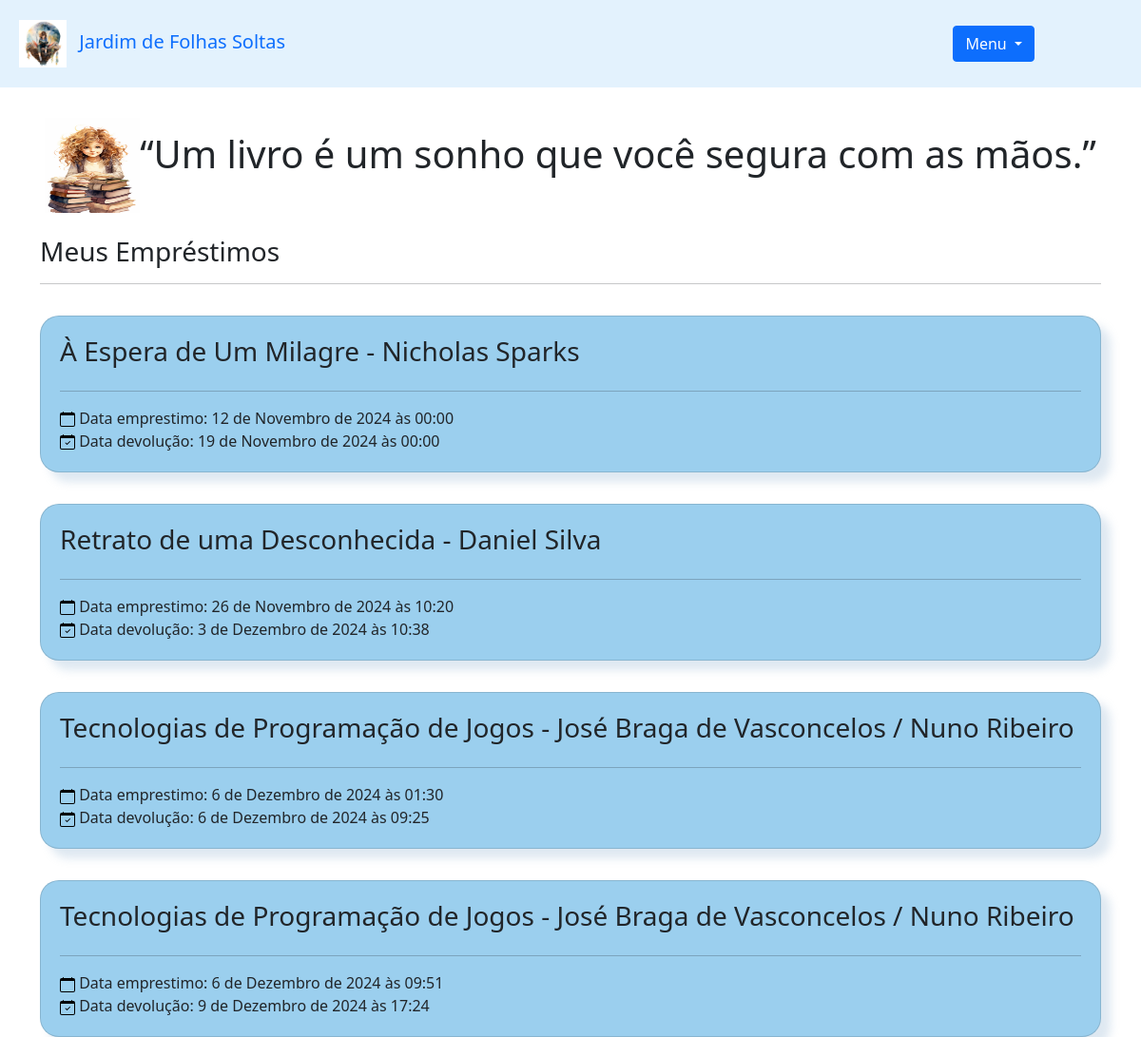
Before: /livro/meus_emprestimos/ (signed in) with the older database file.
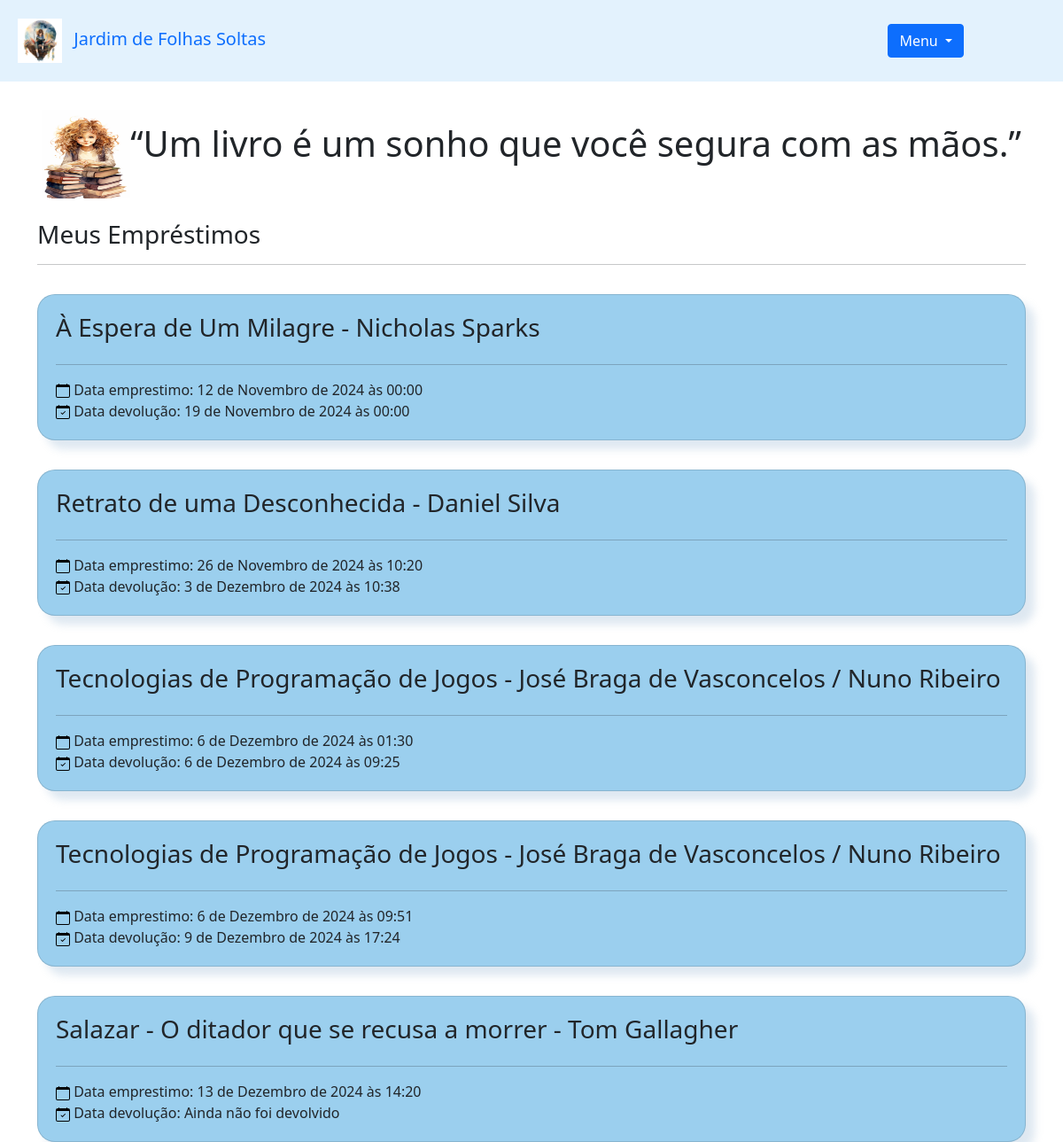
After: the same page with the newer database file.
### livro/models.py (models this page shows, shortened)
class Emprestimos(models.Model):
    choices = (
        ('P', 'Péssimo'),
        ('R', 'Ruim'),
        ('B', 'Bom'),
        ('O', 'Ótimo'),
        ('E', 'Excelente'),
    )
    nome_emprestado = models.ForeignKey(Utilizador, on_delete = models.DO_NOTHING, blank = True, null = True)
    nome_emprestado_anonimo = models.CharField(max_length = 50, blank = True, null = True)
    data_emprestimo = models.DateTimeField(default=datetime.datetime.now)
    data_devolucao = models.DateTimeField(blank = True, null = True)
    livro = models.ForeignKey(Livros, on_delete = models.DO_NOTHING, blank = True, null = True)
    avaliacao = models.CharField(max_length = 1, choices = choices, blank = True, null = True) #o campo pode estar em branco e ainda assim ser válido
    class Meta:
        verbose_name = 'Emprestimo' #nome do modelo no admin, para aparecer no admin como Emprestimo

class Livros(models.Model):
    img = models.ImageField(upload_to = 'capa_livro/', null = True, blank = True) # criar um campo para a imagem do livro
    nome = models.CharField(max_length = 100)
    autor = models.CharField(max_length = 100)
    co_autor = models.CharField(max_length = 30, blank = True) # o campo pode estar em branco e ainda assim ser válido
    data_registo = models.DateField(default = date.today)
    emprestado = models.BooleanField(default = False)
    isbn = models.CharField(max_length = 20)
    editora = models.CharField(max_length = 100)
    ano = models.IntegerField()
    categoria = models.ForeignKey(Categoria, on_delete = models.PROTECT) # criar uma chave estrangeira para a categoria, on_delete = models.PROTECT significa que se a categoria for deletada, o livro não será deletado
    utilizador = models.ForeignKey(Utilizador, on_delete = models.PROTECT) # criar uma chave estrangeira para o utilizador, on_delete = models.PROTECT significa que se o utilizador for deletado, o livro não será deletado
    estado_leitura = models.CharField(max_length = 20, choices =
                                      [('nao_lido', 'Não Lido'),
                                       ('a_ler', 'A Ler'),
                                       ('lido', 'Lido'),
                                       ('emprestado', 'Emprestado'),
                                       ('entregue', 'Entregue')])
    class Meta:
        verbose_name = 'Livro' #nome do modelo no admin
    def __str__(self):
            return f"{self.nome} - {self.autor}" #mostrar o nome do livro no admin

### livro/views.py (the view)
# urls.py: path('meus_emprestimos/', views.meus_emprestimos, name='meus_emprestimos'), #cria a rota meus_emprestimos e chama a função meus_emprestimos do arquivo views.py, é necessário passar o id do livro como 
def meus_emprestimos(request):
    utilizador = Utilizador.objects.get(id = request.session['utilizador'])
    emprestimos = Emprestimos.objects.filter(nome_emprestado = utilizador)
    form = RegistoLivro()
    form.fields['utilizador'].initial = request.session['utilizador'] #preencher o campo nome do formulário com o nome do utilizador
    form.fields['categoria'].queryset = Categoria.objects.filter(utilizador = utilizador) #preencher o campo categoria do formulário com a categoria com o id 1
    form_categoria = CategoriaLivro()
    return render(request, 'meus_emprestimos.html', {'utilizador_autenticado': request.session['utilizador'],
                                                      'emprestimos': emprestimos, 'form': form,
                                                      'form_categoria': form_categoria})

### jardim_de_folhas_soltas/context_processors.py (called while the page is built)
def global_vars(request):
    return {
        'some_global_var': 'value',
    }

### livro/models.py (called while the page is built)
    def __str__(self) -> str:
        return self.nome

### livro/templates/meus_emprestimos.html (shortened to what this page needs)
{% extends "base.html" %}
{% block 'conteudo' %}
    <div class="container">
        <br>
        <h3>Meus Empréstimos</h3>
        <hr>
        {% for emprestimo in emprestimos %}
            <div class="card">
                <div class="titulo">
                    <h3>{{emprestimo.livro}}</h3>
                </div>
                <hr>
                <div class="body">
                    <label>&nbspData emprestimo: {{emprestimo.data_emprestimo}}</label>
                <br>
                    <label>&nbspData devolução: {% if emprestimo.data_devolucao %}{{emprestimo.data_devolucao}}{% else %}Ainda não foi devolvido{% endif %}</label>
                </div>
            </div>
        {% endfor %}
    </div>
{% endblock %}

Changed rows visible on the page:
added Emprestimos: livro "Salazar - O ditador que se recusa a morrer - Tom Gallagher", data_emprestimo "13 de Dezembro de 2024 às 14:20", shows "Ainda não foi devolvido"
